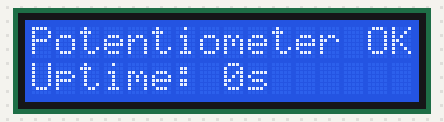
Bench run of a sketch on a simulated Arduino Uno, built with avr-gcc and run on an emulated ATmega328P. Shown: 16×2 character LCD.

Above: at 0.1 s.
At 4.1 s:
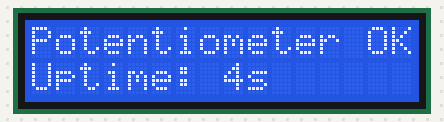
At 9.2 s:
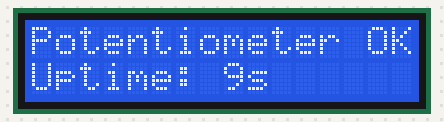
At 19.1 s:
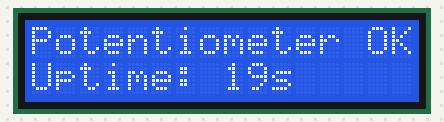
At 28.1 s:
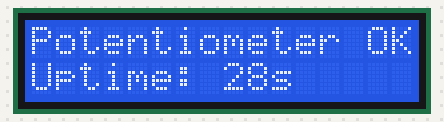
At 38.2 s:
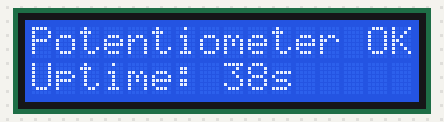

Measured:
- what the display in image 1 shows lasts 1.0 s, from 4.1 s to 5.1 s

The sketch:

lcdxpotentiometer.ino
```cpp
#include <LiquidCrystal.h>

LiquidCrystal lcd(12, 11, 5, 4, 3, 2);

void setup() {

  lcd.begin(16, 2);


  lcd.setCursor(0, 0);
  lcd.print("Potentiometer OK!");
}

void loop() {

  lcd.setCursor(0, 1);


  lcd.print("Uptime: ");

  lcd.print(millis() / 1000);
  lcd.print("s");

  delay(200);
}
```
